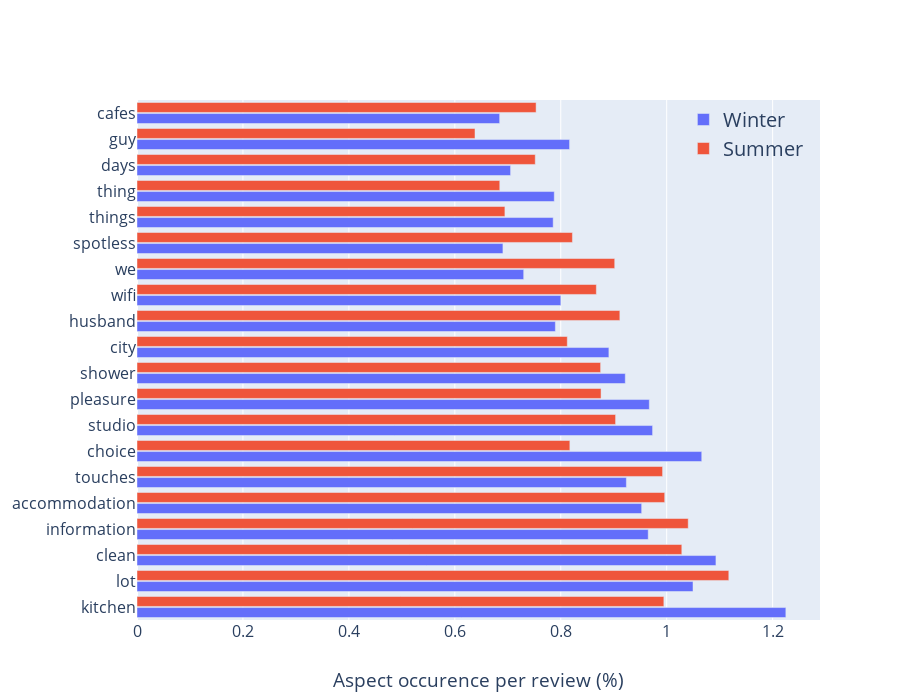

Here is the notebook cell this chart was saved with:
### Code cell
bar_plot_word_index0 = 50
bar_plot_word_index1 = 70

collective_aspects = winter_aspects + summer_aspects
bar_plot_words = collective_aspects.most_common()[bar_plot_word_index0: bar_plot_word_index1]
bar_plot_words = [word for word, _ in bar_plot_words]
bar_plot_counts_winter = [winter_aspects[word] for word in bar_plot_words]
bar_plot_counts_summer = [summer_aspects[word] for word in bar_plot_words]

fig = go.Figure()
fig.add_trace(go.Bar(
    y=bar_plot_words,
    x=bar_plot_counts_winter,
    name="Winter",
    orientation="h",
))
fig.add_trace(go.Bar(
    y=bar_plot_words,
    x=bar_plot_counts_summer,
    name="Summer",
    orientation="h"
))

# Here we modify the tickangle of the xaxis, resulting in rotated labels.
fig.update_layout(barmode="group", 
                  width=900,
                  height=700,
                  font_size=16, 
                  xaxis_title="Aspect occurence per review (%)",
                  bargap=0.15, # gap between bars of adjacent location coordinates.
                  bargroupgap=0.1, # gap between bars of the same location coordinate.
                  legend=dict(x=0.8, y=1.0,bgcolor='rgba(255, 255, 255, 0)', 
                              bordercolor='rgba(255, 255, 255, 0)', font_size=20)
                  )
fig.show()

### Figure 1 — Plotly figure (JSON) as saved in the notebook; plotly's stock layout.template omitted (floating-point values rounded to 4 significant figures)
{"data": [{"name": "Winter", "orientation": "h", "type": "bar", "x": [1.225, 1.05, 1.093, 0.9651, 0.9527, 0.9239, 1.066, 0.9734, 0.9672, 0.9218, 0.8909, 0.7898, 0.8001, 0.73, 0.6908, 0.7857, 0.7878, 0.7053, 0.8166, 0.6846], "y": ["kitchen", "lot", "clean", "information", "accommodation", "touches", "choice", "studio", "pleasure", "shower", "city", "husband", "wifi", "we", "spotless", "things", "thing", "days", "guy", "cafes"]}, {"name": "Summer", "orientation": "h", "type": "bar", "x": [0.9947, 1.117, 1.029, 1.041, 0.9963, 0.9922, 0.8172, 0.9035, 0.8761, 0.8753, 0.8123, 0.9116, 0.8672, 0.9019, 0.822, 0.6946, 0.6849, 0.7518, 0.6381, 0.7535], "y": ["kitchen", "lot", "clean", "information", "accommodation", "touches", "choice", "studio", "pleasure", "shower", "city", "husband", "wifi", "we", "spotless", "things", "thing", "days", "guy", "cafes"]}], "layout": {"bargap": 0.15, "bargroupgap": 0.1, "barmode": "group", "font": {"size": 16}, "height": 700, "legend": {"bgcolor": "rgba(255, 255, 255, 0)", "bordercolor": "rgba(255, 255, 255, 0)", "font": {"size": 20}, "x": 0.8, "y": 1}, "width": 900, "xaxis": {"title": {"text": "Aspect occurence per review (%)"}}}}
